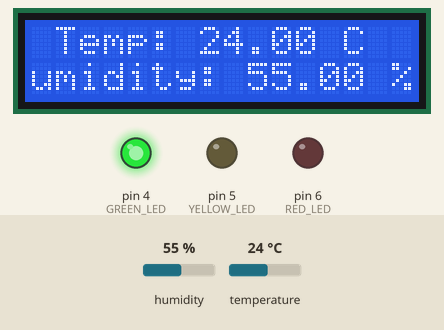
This sketch was run on a simulated Arduino Uno, built with avr-gcc and run on an emulated ATmega328P. On the bench: 16×2 character LCD, output pins drawn as LEDs (lit = HIGH). The inputs (shaded band) are chosen by the test bench; at power-on: humidity 55 %, temperature 24 °C. What the sketch prints to the serial monitor is not drawn.

Above: at 2.7 s.
2.8 s: humidity set to 22 %
At 4.9 s:
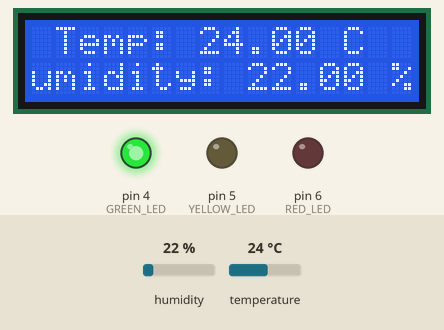
5.8 s: temperature set to 12 °C
At 7.2 s:
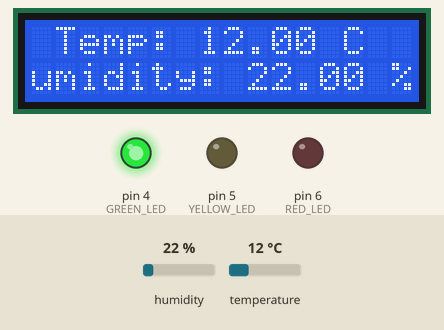
8.8 s: humidity set to 40 %
At 11.5 s:
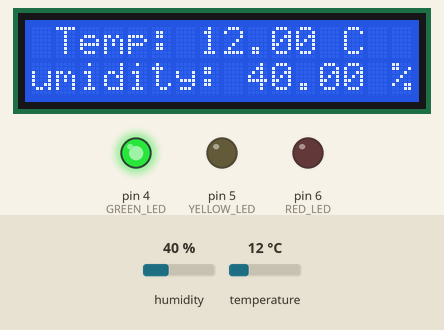
11.8 s: temperature set to 19 °C
At 12.9 s:
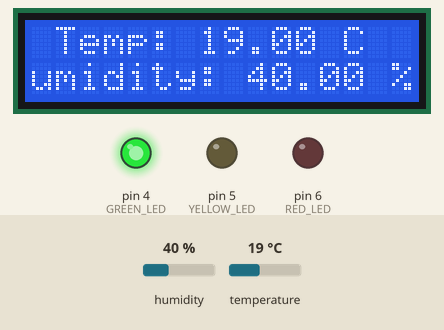
Timing chart, 0 to 14.8 s (numbered marks = the images above; inputs shaded):
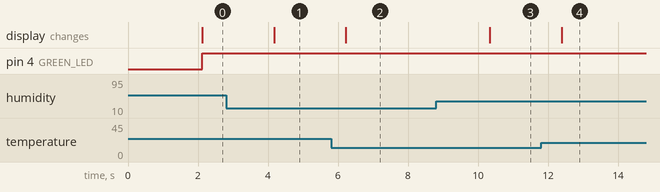

The sketch:

DHT-LCD-LED.ino
```cpp
#include "DHT.h"
#include <Wire.h>
#include <LiquidCrystal_I2C.h>

#define DHTPIN 2      // Pin where the DHT sensor is connected
#define DHTTYPE DHT11 // DHT 11 sensor type

DHT dht(DHTPIN, DHTTYPE);            // Initialize DHT sensor
LiquidCrystal_I2C lcd(0x27, 16, 2);  // Set the LCD address to 0x27 for a 16 chars, 2 line display

#define GREEN_LED 4
#define YELLOW_LED 5
#define RED_LED 6
#define ON HIGH
#define OFF LOW

void setup() {
  Serial.begin(9600);                // Start serial communication
  Serial.println(F("DHTxx test!"));

  dht.begin();                       // Initialize the DHT sensor
  lcd.begin();                       // Initialize the LCD
  lcd.backlight();                   // Turn on the LCD backlight

  // Set LED pins as outputs
  pinMode(GREEN_LED, OUTPUT);
  pinMode(YELLOW_LED, OUTPUT);
  pinMode(RED_LED, OUTPUT);

  // Turn off all LEDs initially
  digitalWrite(GREEN_LED, OFF);
  digitalWrite(YELLOW_LED, OFF);
  digitalWrite(RED_LED, OFF);
}

void loop() {
  delay(2000);                       // Wait 2 seconds between readings

  float h = dht.readHumidity();      // Read humidity
  float t = dht.readTemperature();   // Read temperature as Celsius

  // Check if any reads failed and exit early
  if (isnan(h) || isnan(t)) {
    Serial.println(F("Failed to read from DHT sensor!"));
    lcd.clear();
    lcd.print("Sensor error");
    return;
  }

  // Print to Serial Monitor
  Serial.print(F("Temperature: "));
  Serial.print(t);
  Serial.print(F("°C  Humidity: "));
  Serial.print(h);
  Serial.println(F("%"));

  // Convert the temperature and humidity to strings
  String tempStr = "Temp: " + String(t) + " C";
  String humidStr = "Humidity: " + String(h) + " %";

  // Center temperature on line 1
  int tempStartPos = (16 - tempStr.length()) / 2;
  lcd.setCursor(tempStartPos, 0);    // Set cursor to center
  lcd.print(tempStr);

  // Center humidity on line 2
  int humidStartPos = (16 - humidStr.length()) / 2;
  lcd.setCursor(humidStartPos, 1);   // Set cursor to center
  lcd.print(humidStr);

  // LED control logic based on temperature
  if (t < 50) {
    digitalWrite(GREEN_LED, ON);      // Green LED on
    digitalWrite(YELLOW_LED, OFF);    // Yellow LED off
    digitalWrite(RED_LED, OFF);       // Red LED off
  } else if (t > 50 && t <= 60) {
    digitalWrite(GREEN_LED, OFF);     // Green LED off
    digitalWrite(YELLOW_LED, ON);     // Yellow LED on
    digitalWrite(RED_LED, OFF);       // Red LED off
  } else if (t > 60) {
    digitalWrite(GREEN_LED, OFF);     // Green LED off
    digitalWrite(YELLOW_LED, OFF);    // Yellow LED off
    digitalWrite(RED_LED, ON);        // Red LED on
  }
}
```

Measured:
- after the input at 2.8 s, the display: changes after 1.4 s (image 1)
- after the input at 5.8 s, the display: changes after 0.43 s (image 2)
- after the input at 8.8 s, the display: changes after 1.5 s (image 3)
- after the input at 11.8 s, the display: changes after 0.59 s (image 4)
